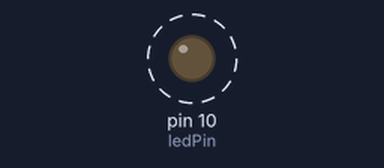
Bench run of a sketch on a simulated Arduino Uno, built with avr-gcc and run on an emulated ATmega328P. Parts: output pins drawn as LEDs (lit = HIGH). Dashed ring = blinking.

Above: at 0.5 s.
Timing chart, 0 to 4.6 s (numbered marks = the images above):
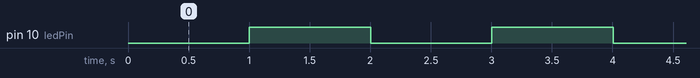

The sketch:

h021.ino
```cpp
const int ledPin =  10;
int state = 0;
int tDelay= 1000;
long oldTime = 0;

void setup() {
  pinMode(ledPin,OUTPUT);
}

void loop() {
  long now = millis();
  if(now-oldTime > tDelay){
    digitalWrite(ledPin, state ^=1);
    oldTime = now;
  }
}
```

Measured:
- by itself, pin 10 (ledPin): alternates HIGH for 1.0 s and LOW for 1.0 s
